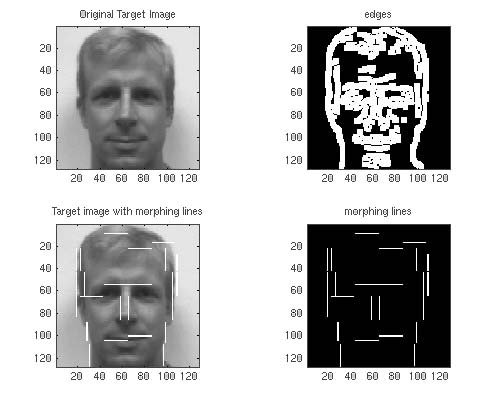
#> input picture face_detection/harr_example_2.jpg, 479 x 397 px, given in place of the camera
$ jupyter execute Facial_Recognition.ipynb   (text cells are left out)
#> lines starting #> are read from the running program, lines starting #| are printed output that depends on the picture; after the words box and inside, x2 and y2 are one past the last pixel; in counts of white or black regions, pixels touching at a corner belong together
[cell 1]
import os
import numpy as np
from PIL import Image
import cv2

[cell 2]
# you may be prompted to give python permission
# to use your camera when runnign this code
cap = cv2.VideoCapture(0)

# video is just a set of image captures in
# very quick selection
# here we capture on "frame" per loop in
# our while statement
while True:
    #capture image/frame
    ret, img = cap.read()
#> img is the input picture: shape (397, 479, 3); min 0, max 255, mean 183.9
    # grey scale the image
    gray = cv2.cvtColor(img, cv2.COLOR_BGR2GRAY)
    # show the gray image
    # to show the color image change the
    # argument gray to img
    cv2.imshow('video',gray)
    # check if the suer has pressed a key
    k = cv2.waitKey(30) & 0xff
#> (key Esc is pressed here)
    # if the user hits the escape key
    # exit the while loop
    if k == 27:
        break
# clean up the image capture
cap.release()
cv2.destroyAllWindows()

[cell 3]
# import the pretrained cascaade
faceCascade = cv2.CascadeClassifier('./haarcascade_frontalface_default.xml')

cap = cv2.VideoCapture(0)

while True:
    ret, img = cap.read()
    gray = cv2.cvtColor(img, cv2.COLOR_BGR2GRAY)
    # detect the edges of the window the
    # cascaade detects the face in
    faces = faceCascade.detectMultiScale(
        gray,
        scaleFactor=1.2,
        minNeighbors=5,
        minSize=(20, 20)
    )
#> faces = [[70, 52, 111, 111], [72, 250, 110, 110]]
    # plot the dimensions of the window the
    # cascaade detected
    for (x,y,w,h) in faces:
        cv2.rectangle(img,(x,y),(x+w,y+h),(255,0,0),2)
        roi_gray = gray[y:y+h, x:x+w]
        roi_color = img[y:y+h, x:x+w]
#> this loop made 2 passes
#> pass 1, `roi_gray = gray[y:y+h, x:x+w]`:
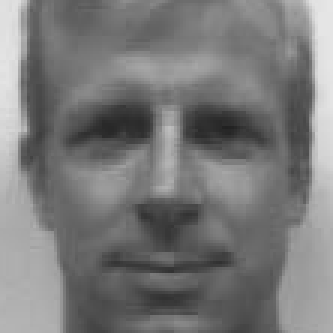
#> roi_gray: shape (111, 111) (shown 3 times larger); min 33, max 230, mean 121.3
#> pass 1, `roi_color = img[y:y+h, x:x+w]`:
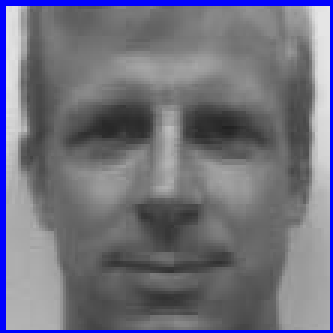
#> roi_color: shape (111, 111, 3) (shown 3 times larger); mean B, G, R 126.1, 112.5, 112.5
#> pass 2, `roi_gray = gray[y:y+h, x:x+w]`:
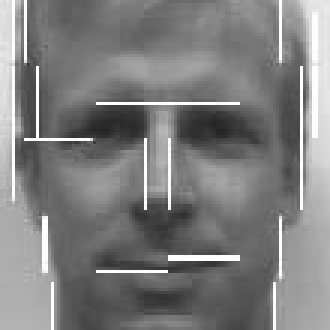
#> roi_gray: shape (110, 110) (shown 3 times larger); min 36, max 255, mean 126.1
#> pass 2, `roi_color = img[y:y+h, x:x+w]`:
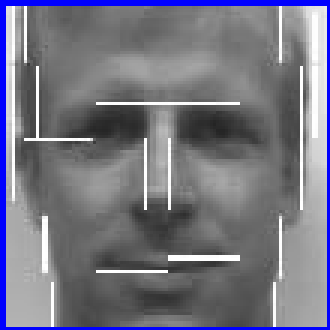
#> roi_color: shape (110, 110, 3) (shown 3 times larger); mean B, G, R 130.9, 117.1, 117.1
#> after the loop:
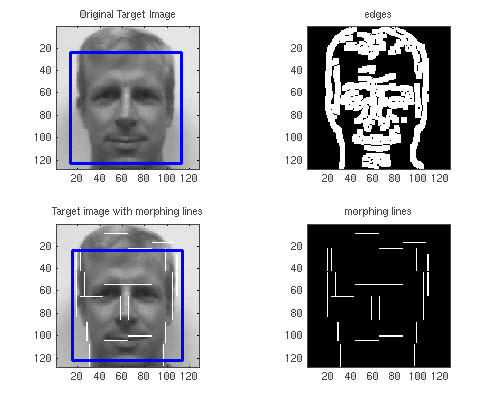
#> img: shape (397, 479, 3); 1.39% of pixels changed, all inside (x1, y1, x2, y2) = (69, 51, 184, 362)

    cv2.imshow('video',img)

    k = cv2.waitKey(30) & 0xff
#> (key Esc is pressed here)
    if k == 27: # press 'ESC' to quit
        break
cap.release()
cv2.destroyAllWindows()

[cell 4]
# function to get the images and label data
def getImagesAndLabels(path):
#> called with path = './data'
    faceSamples=[]
    ids = []
    folderPaths = [os.path.join(path,f) for f in os.listdir(path)]
    folderPaths = [folder for folder in folderPaths if '.DS' not in folder]
    for folderPath in folderPaths:
        id = int(folderPath.split("/")[-1])
        imagePaths = [os.path.join(folderPath,f) for f in os.listdir(folderPath)]
        imagePaths = [img for img in imagePaths if '.DS' not in img]
#> imagePaths = ['./data/1/6.jpg']
        for imagePath in imagePaths:
            PIL_img = Image.open(imagePath).convert('L') # convert it to grayscale
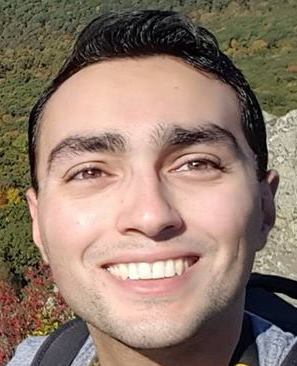
#> input picture face_detection/data/1/6.jpg, 297 x 366 px
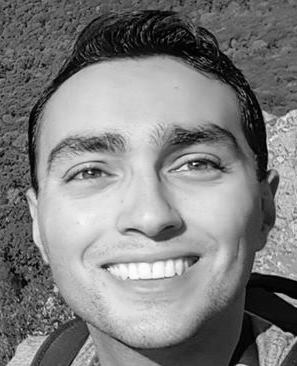
#> PIL_img: PIL image 297x366 L; min 0, max 254, mean 127.7
            img_numpy = np.array(PIL_img,'uint8')
            faces = detector.detectMultiScale(img_numpy)
#> faces = [[21, 62, 247, 247]]
            for (x,y,w,h) in faces:
                faceSamples.append(img_numpy[y:y+h,x:x+w])
                ids.append(id)
#> this loop made 1 pass
#> after the loop, faceSamples = 1 item; ids = [1]
#> pass 2 of the loop in getImagesAndLabels, `for folderPath in folderPaths:`:
#> imagePaths = ['./data/2/2.jpg']
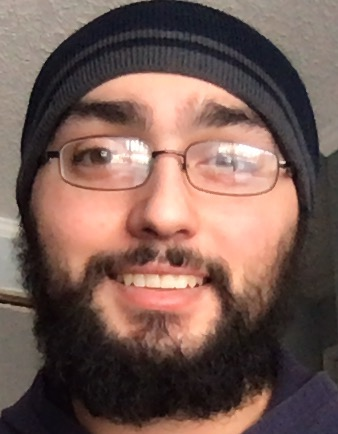
#> input picture face_detection/data/2/2.jpg, 338 x 434 px
#> in getImagesAndLabels, `PIL_img = Image.open(imagePath).convert('L')`:
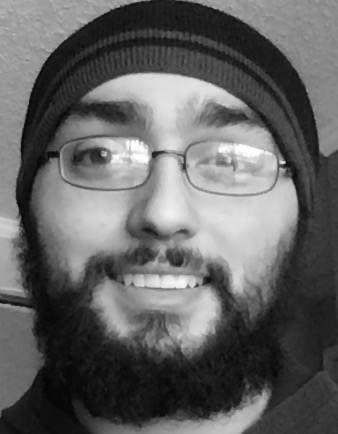
#> PIL_img: PIL image 338x434 L; min 3, max 255, mean 99.3
#> in getImagesAndLabels, `faces = detector.detectMultiScale(img_numpy)`: faces = [[18, 49, 290, 290]]
#> the loop in getImagesAndLabels, `for (x,y,w,h) in faces:` made 1 pass
#> after the loop in getImagesAndLabels, `for (x,y,w,h) in faces:`: faceSamples = 2 items; ids = [1, 2]
    return faceSamples, ids

[cell 5]
recognizer = cv2.face.LBPHFaceRecognizer_create()
detector = cv2.CascadeClassifier("./haarcascade_frontalface_default.xml")

path = './data'
faces,ids = getImagesAndLabels(path)
#> faces = 3 items; ids = [1, 2, 3]
recognizer.train(faces, np.array(ids))
recognizer.write('./trainer.yml')

[cell 6]
recognizer = cv2.face.LBPHFaceRecognizer_create()
recognizer.read('./trainer.yml')
cascadePath = "haarcascade_frontalface_default.xml"
faceCascade = cv2.CascadeClassifier(cascadePath);
font = cv2.FONT_HERSHEY_SIMPLEX
#> font = 0

# names related to ids: example ==> Marcelo: id=1,  etc
names = ['None','James No Beard','James Beard', 'Ken', 'Hugh Laurie']

# Initialize and start realtime video capture
cam = cv2.VideoCapture(0)
cam.set(3, 640) # set video widht
cam.set(4, 480) # set video height

# Define min window size to be recognized as a face
minW = 0.1*cam.get(3)
#> minW = 47.9
minH = 0.1*cam.get(4)
#> minH = 39.7

while True:
    ret, img =cam.read()

    gray = cv2.cvtColor(img,cv2.COLOR_BGR2GRAY)

    faces = faceCascade.detectMultiScale(
        gray,
        scaleFactor = 1.2,
        minNeighbors = 5,
        minSize = (int(minW), int(minH)),
       )
#> faces = [[70, 52, 111, 111], [72, 250, 110, 110]]

    for(x,y,w,h) in faces:
        cv2.rectangle(img, (x,y), (x+w,y+h), (0,255,0), 2)
        i, confidence = recognizer.predict(gray[y:y+h,x:x+w])

        # Check if confidence is less them 100 ==> "0" is perfect match
        if (confidence <= 100 and confidence >= 50):
            i = "uncertain"
            confidence = "  {0}%".format(round(100 - confidence))
        elif (confidence <= 100):
            i = names[i]
            confidence = "  {0}%".format(round(100 - confidence))
        else:
            i = "unknown"
            confidence = "  {0}%".format(round(100 - confidence))

        cv2.putText(img, str(i), (x+5,y-5), font, 1, (255,255,255), 2)
        cv2.putText(img, str(confidence), (x+5,y+h-5), font, 1, (255,255,0), 1)
#> this loop made 2 passes
#> (x, y, w, h, confidence) on passes 1 to 2: (70, 52, 111, 111, '  6%'), (72, 250, 110, 110, '  7%')
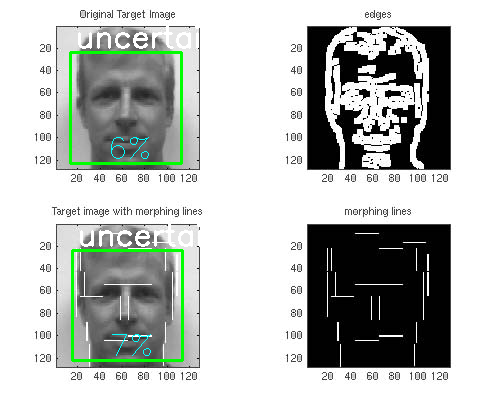
#> img: shape (397, 479, 3); 2.4% of pixels changed, all inside (x1, y1, x2, y2) = (69, 24, 200, 362)

    cv2.imshow('camera',img)
    k = cv2.waitKey(10) & 0xff
#> (key Esc is pressed here)
    if k == 27:
        break

cam.release()
cv2.destroyAllWindows()
